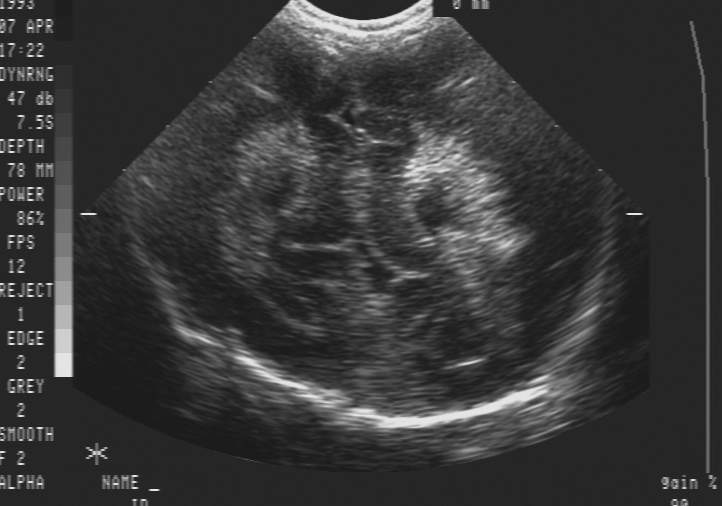
%> input picture C/filters_gent/C/imlib/deruddere03.tif, 722 x 506 px
$ octave specklevinder_new.m   (GNU Octave 9; MATLAB toolbox functions it lacks are replaced by stand-ins)
%> lines starting %> are read from the running program, lines starting %| are printed output that depends on the picture; in (x1, y1, x2, y2) boxes, pixels count from 0 and x2, y2 are one past the last pixel; in counts of white or black regions, pixels touching at a corner belong together; the program's own positions count from 1
### C/filters_gent/eigenfilter/verbeterdfilter/transducerpositie.m
function [transducerx, transducery] = transducerpositie(A)
% Geeft de coordinaten van de transducer die het beeld opgenomen heeft
% schuine zijkanten en middelpunt sectie
B = double(A)+1;
treshold = 6;
midden = 364;
c1 = 270; c2 = 460;
x1 = []; x2 = []; y = [];
for r = 21:180
   c1 = c1 - 20;
   c2 = c2 + 20;
   while (abs(B(r,c1)-B(r,c1-4))) <= treshold
       c1 = c1+1;
   end
   while (abs(B(r,c2)-B(r,c2+4))) <= treshold
       c2 = c2-1;
   end
   if abs((midden - c1)-(c2-midden)) <= 2
      x1 = [x1 c1]; x2 = [x2 c2]; y = [y r];
   end
end
p1 = polyfit(x1,y,1);
x1 = [midden:-1:76];
l1 = polyval(p1,x1);
p2 = polyfit(x2,y,1);
x2 = [midden:2*midden-76];
l2 = polyval(p2,x2);
transducery = round((polyval(p1,midden) +  polyval(p2,midden))/2);
transducerx = midden;

### C/filters_gent/eigenfilter/verbeterdfilter/specklevinder_new.m
beeld=imread('deruddere03.tif');
%> beeld is the input picture: size 506x722 uint8; min 26, max 233, mean 55.9
silhouet=imread('silhouetderuddere03.tif');
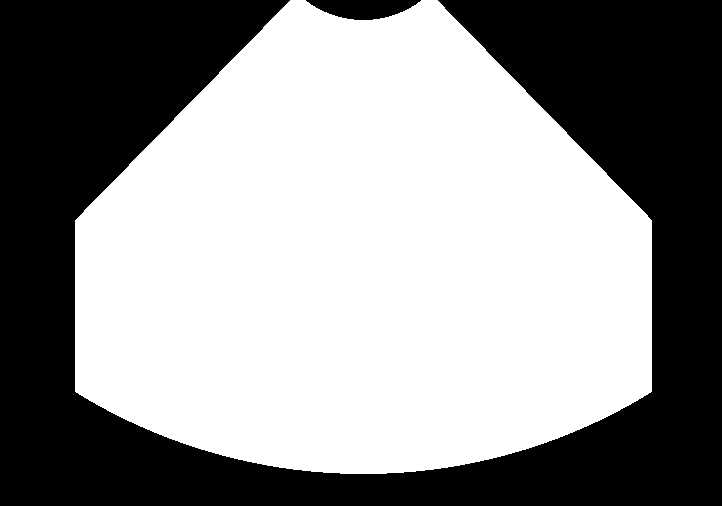
%> input picture C/filters_gent/C/specklevinder/filter/silhouetderuddere03.tif, 722 x 506 px
%> silhouet is the input picture: size 506x722 uint8; 57.3% white; 2 black regions, box (x1, y1, x2, y2) and area: (0, 0, 722, 506) 154460, (306, 0, 421, 20) 1590
%Deze functie heeft een echografiebeeld en het bijbehorende silhouet als invoer. De output is een beeld waarin
%alleen de speckles gekleurd zijn.
%De gebruikte functieaanroepen zijn:
%transducerpositie
%De instelbare parameters zijn:
tolerantie=6;%Dit controleert de groei van de speckletjes adhv de grijswaarden.
maxafwijking=1;%Dit controleert de striktheid van wat onder "loodrecht" verstaan wordt.(Wordt in radialen verwacht).
specklegrens=80;%Dit is de minimale grijswaarde waarboven een pixel als potentieel speckle aangemerkt wordt.
TOPVOLGORDE=[3 6 9;4 7 10;5 8 11];
s=size(beeld);
%> s = [506 722]
resultaat=zeros(s(1),s(2),3);
silhouet=double(silhouet>0);
silhouet(1:80,:)=0;
silhouet(s(1)-79:s(1),:)=0;
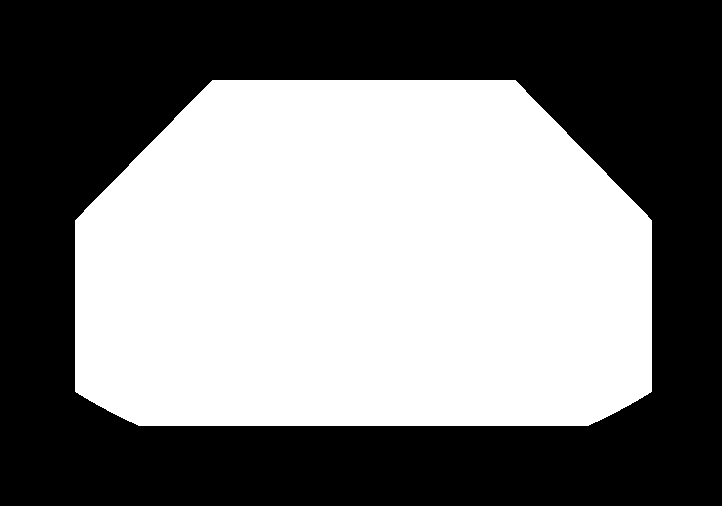
%> silhouet: size 506x722 double; values 0 (black) and 1 (white), 48.8% white; 1 white region, box (x1, y1, x2, y2) and area: (75, 80, 652, 426) 178381
[transducerhor,transducerver]=transducerpositie(beeld);
%> the loop in transducerpositie, `for r = 21:180` made 160 passes
%> (x1, x2) on passes 2 to 6: ([271 270], [458 458]), ([271 270 269], [458 458 459]), ([271 270 269 268], [458 458 459 460]), ([271 270 269 268 266], [458 458 459 460 461]), ([271 270 269 268 266 266], [458 458 459 460 461 463])
%> after the loop in transducerpositie, `for r = 21:180`: c1 = 117; c2 = 613; x1 = 152 values, max 271 at index 1, min 117 at index 151, mean 196.3; x2 = 152 values, max 613 at index 152, min 458 at index 1, mean 532.1; y = 152 values from 21 to 180
%> in transducerpositie, `p1 = polyfit(x1,y,1);`: p1 = [-1.02 298.4]
%> in transducerpositie, `l1 = polyval(p1,x1);`: l1 = 289 values from -73.72 to 220.7
%> in transducerpositie, `p2 = polyfit(x2,y,1);`: p2 = [1.02 -447.5]
%> in transducerpositie, `l2 = polyval(p2,x2);`: l2 = 289 values from -74.51 to 220.6
%> in transducerpositie, `transducery = round((polyval(p1,midden) +  polyval(p2,midden))/2);`: transducery = -74
%> transducerhor = 364; transducerver = -74
for ver=150:160
   for hor=1:s(2)
      [ver hor]
      if silhouet(ver,hor)~=0
%zoektop
         witstepuntver=ver;
		   witstepunthor=hor;
         beeld=double(beeld).*double(silhouet);
         volgorde=1;
         while volgorde
			    volgorde=max(max((beeld(witstepuntver-1:witstepuntver+1,witstepunthor-1:witstepunthor+1)>
             beeld(witstepuntver,witstepunthor)).*TOPVOLGORDE));
   		    witstepuntver=witstepuntver+mod(volgorde,3)-1;
             witstepunthor=witstepunthor+floor(volgorde/3)-2;
       	end

         if beeld(witstepuntver,witstepunthor)>specklegrens
%groeispeckle
            silhouetuit=zeros(s(1),s(2));
				%beeld=double(beeld).*double(silhouetin);
				grijswaarde=beeld(witstepuntver,witstepunthor);
				silhouetuit(witstepuntver,witstepunthor)=1;
				aantalpixels=1;
				borand=[witstepuntver-1 witstepuntver+1];
				lrrand=[witstepunthor-1 witstepunthor+1];
				ietsveranderd=1;
				while ietsveranderd
   				venster=beeld(borand(1):borand(2),lrrand(1):lrrand(2));
   				hsilhouet=silhouetuit(borand(1)+1:borand(2)-1,lrrand(1):lrrand(2));
   				vsilhouet=silhouetuit(borand(1):borand(2),lrrand(1)+1:lrrand(2)-1);
   				hbeeld=beeld(borand(1)+1:borand(2)-1,lrrand(1):lrrand(2));
   				vbeeld=beeld(borand(1):borand(2),lrrand(1)+1:lrrand(2)-1);
   				hrand=zeros(2,size(venster,2));
   				vrand=zeros(size(venster,1),2);

   				natuurlijkegroei=(silhouetuit(borand(1):borand(2),lrrand(1):lrrand(2))|[hsilhouet;hrand]|[hrand;hsilhouet]|[vsilhouet vrand]|[vrand vsilhouet]);
   				tolerantierem=((grijswaarde-venster)<tolerantie);
   				monotoondalend=((venster-[hbeeld;hrand])<=0|(venster-[hrand;hbeeld])<=0|(venster-[vbeeld vrand])<=0|(venster-[vrand vbeeld])<=0);

   				silhouetuit(borand(1):borand(2),lrrand(1):lrrand(2))=silhouet(borand(1):borand(2),lrrand(1):lrrand(2)) & natuurlijkegroei & tolerantierem & monotoondalend;
   				nieuwaant=sum(sum(silhouetuit));
   				if nieuwaant>aantalpixels
      				aantalpixels=nieuwaant;
      				borand=[borand(1)-max(silhouetuit(borand(1),lrrand(1):lrrand(2))) borand(2)+max(silhouetuit(borand(2),lrrand(1):lrrand(2)))];
      				lrrand=[lrrand(1)-max(silhouetuit(borand(1):borand(2),lrrand(1))) lrrand(2)+max(silhouetuit(borand(1):borand(2),lrrand(2)))];
   				else
      				i=size(venster,1):(size(venster,1)*(size(venster,2)+1)-1);
          			venster(i+1-size(venster,1))=i;
       				schema=reshape(silhouetuit(borand(1):borand(2),lrrand(1):lrrand(2)).*venster,1,size(venster,1)*size(venster,2));
      				horcoord=floor(schema/(size(venster,1)))-1+borand(1)*(schema>0);
                  vercoord=mod(schema,size(venster,1))+lrrand(1)*(schema>0);
                  ietsveranderd=0;
   		  		end
              end
         speckle=silhouetuit;
			hsilhouet=silhouetuit(borand(1)+1:borand(2)-1,lrrand(1):lrrand(2));
         vsilhouet=silhouetuit(borand(1):borand(2),lrrand(1)+1:lrrand(2)-1);
         ksilhouet=hsilhouet(:,2:(size(hsilhouet,2)-1));
         khrand=zeros(2,size(vsilhouet,2));
         snatuurlijkegroei=[[ksilhouet;khrand],vrand]|[[khrand;ksilhouet],vrand]|[vrand,[ksilhouet;khrand]]|[vrand,[khrand;ksilhouet]];
			natuurlijkegroei=(silhouetuit(borand(1):borand(2),lrrand(1):lrrand(2))|[hsilhouet;hrand]|[hrand;hsilhouet]|[vsilhouet vrand]|[vrand vsilhouet]|snatuurlijkegroei);
			silhouetuit(borand(1):borand(2),lrrand(1):lrrand(2))=silhouet(borand(1):borand(2),lrrand(1):lrrand(2)) & natuurlijkegroei;
         silhouet=silhouet & (1-silhouetuit);
         teller=aantalpixels*sum(horcoord.*vercoord)-sum(horcoord)*sum(vercoord);
         noemer=aantalpixels*sum(horcoord.*horcoord)-sum(horcoord)*sum(horcoord);
         if noemer==0
            janee=0;
         else
            r=teller/noemer;
            centrumhor=sum(horcoord)/aantalpixels;
            centrumver=sum(vercoord)/aantalpixels;
            radiaal=[transducerhor-centrumhor;centrumver-transducerver];
            tangent=[2*((transducerhor-centrumhor)>0)-1;-r];
            janee=(subspace(radiaal,tangent)<maxafwijking);
         end
         resultaat(:,:,3-2*janee)=resultaat(:,:,3-2*janee)|speckle;
      end
    end
  end
end
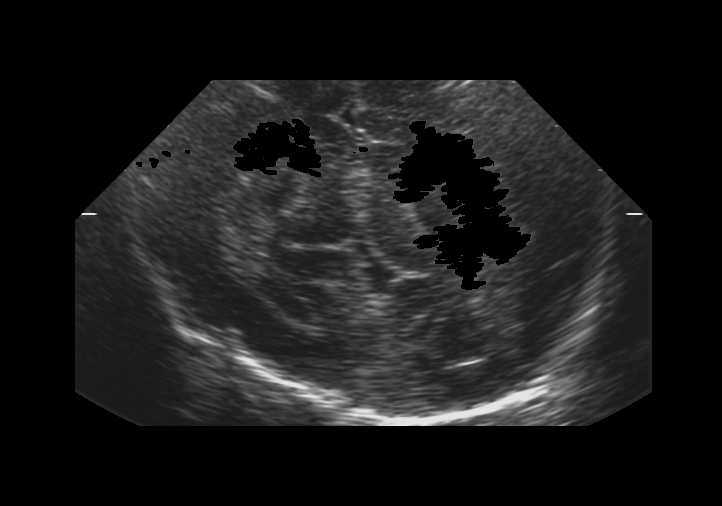
%> beeld: size 506x722 double; min 0, max 232, mean 25.5
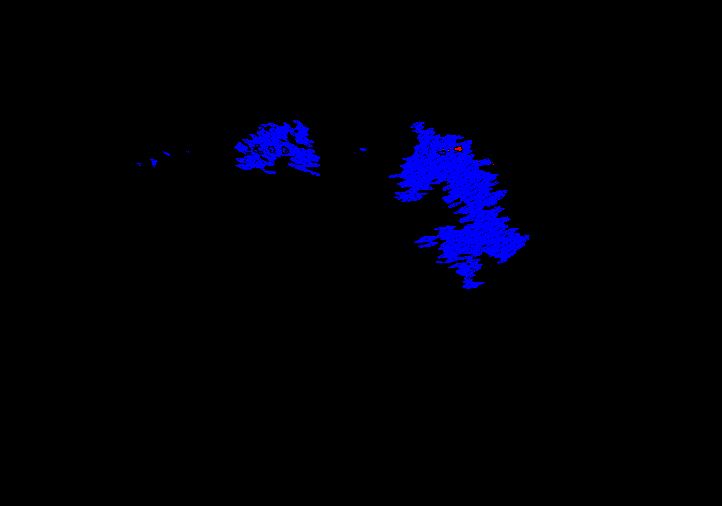
%> resultaat: size 506x722x3 double; mean R, G, B 6.3e-05, 0, 0.0304
%> after the loop, aantalpixels = 1; borand = [164 166]; centrumhor = -9; centrumver = 0; grijswaarde = 82; hbeeld = [0 82 85]; horcoord = [-1 -1 -1 -1 -1 -1 -1 -1 -1]; hrand = [0 0 0; 0 0 0]; hsilhouet = [0 0 0]; i = [3 4 5 6 7 8 9 10 11]; ietsveranderd = 0; janee = true; khrand = [0; 0]; ksilhouet = 0; lrrand = [494 496]; monotoondalend = [true true true; true false false; true false false]; natuurlijkegroei = [false false false; false false false; false false false]; nieuwaant = 0; noemer = -72; r = 0; radiaal = [373; 74]; schema = [0 0 0 0 0 0 0 0 0]
resultaat=uint8(255*resultaat);
%> resultaat: size 506x722x3 uint8
